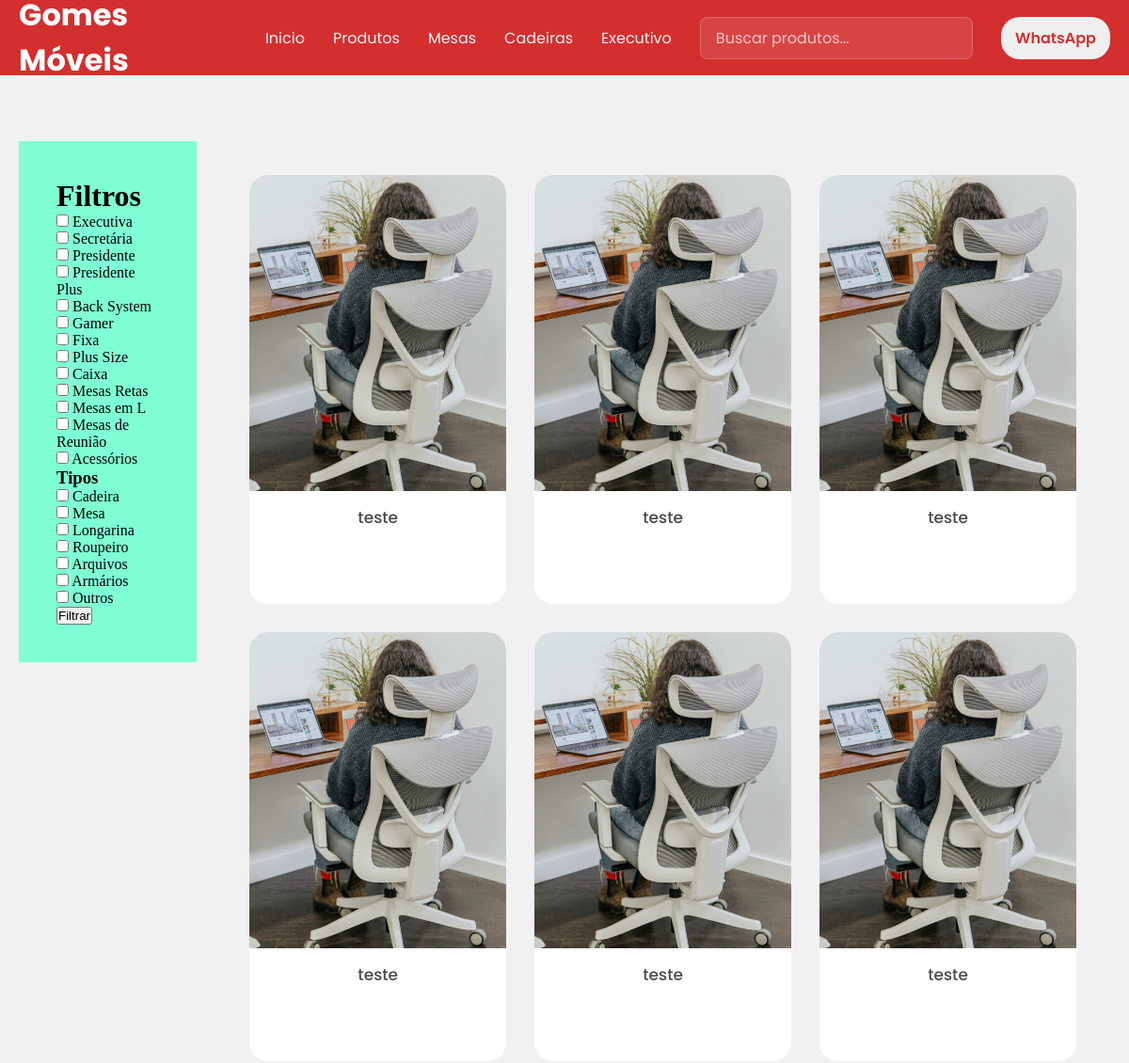
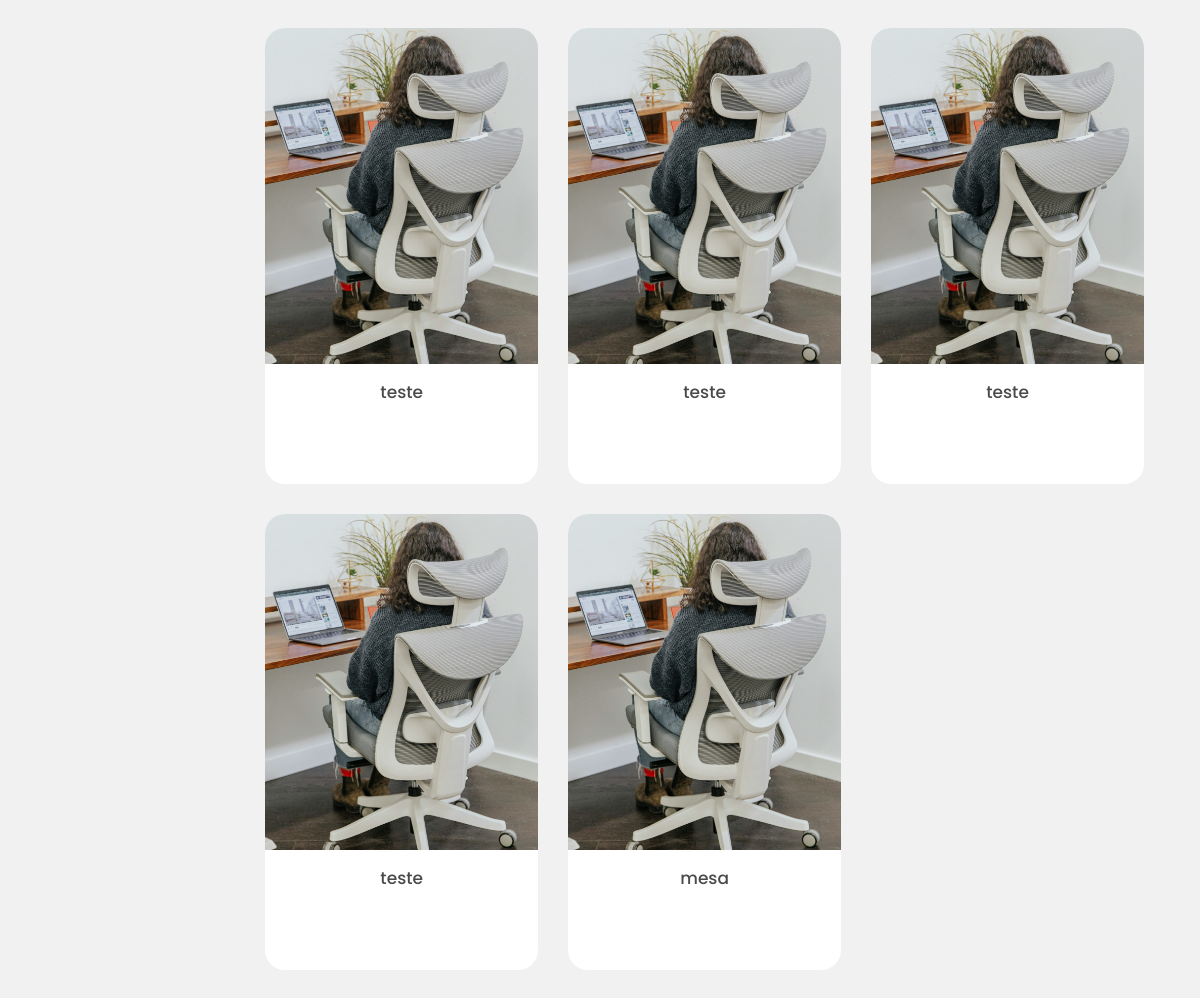
/produtos/, run on the app's committed database (2 pictures, top to bottom).
### core/models.py (models this page shows, shortened)
class Categoria(models.Model):
    nome = models.CharField(max_length=100)
    slug = models.SlugField(unique=True)

class Produto(models.Model):
    TIPOS = [
        ("cadeira","Cadeira"),
        ("mesa","Mesa"),
        ("longarina","Longarina"),
        ("roupeiro","Roupeiro"),
        ("arquivo","Arquivos"),
        ("armario","Armários"),
        ("outros", "Outros")
    ]
    nome = models.CharField(max_length=200)
    descricao = models.TextField()
    destaque = models.BooleanField(default=False)
    slug = models.SlugField(unique=True, blank=True)
    tipo = models.CharField(max_length=20, choices=TIPOS, default="outros")
    categoria = models.ForeignKey(
        Categoria,
        on_delete=models.CASCADE,
        related_name="produtos"
    )

class ProdutoImagem(models.Model):
    produto = models.ForeignKey(
        Produto,
        on_delete=models.CASCADE,
        related_name="imagens"
    )
    imagem = models.ImageField(upload_to="produtos/")

### core/views.py (the view)
# urls.py: path("produtos/",produtos, name="produtos"),
def produtos(request):
    lista_produtos = Produto.objects.all()
    categorias = Categoria.objects.all()
    tipo_produtos = Produto.TIPOS
    categorias_selecionadas = request.GET.getlist('categoria')
    if categorias_selecionadas:
        lista_produtos = lista_produtos.filter(
            categoria__slug__in=categorias_selecionadas
        )
    tipos_selecionados = request.GET.getlist('tipo')
    if tipos_selecionados:
        lista_produtos = lista_produtos.filter(
            tipo__in=tipos_selecionados
        )
    return render(request, "produtos.html", {
        "produtos": lista_produtos,
        "categorias": categorias,
        "tipos": tipo_produtos,
    })

### core/templates/produtos.html (shortened to what this page needs)
{% extends 'base.html' %}
{% load static %}
{% block css %}
<link rel="stylesheet" href="{% static 'css/produtos.css' %}">
{% endblock %}
{% block content %}
 <div class="container">
    <div class="filtro">
        <h1>Filtros</h1>
        <form method="get">
            <ul>
                {% for c in categorias%}
                <li>
                    <label>
                        <input type="checkbox" name="categoria" value="{{ c.slug }}"
                        {% if c.slug in request.GET.categoria %}checked{% endif %}>
                        {{ c.nome }}
                    </label>
                </li>
                {% endfor %}
            </ul>
            <h3>Tipos</h3>
            <ul>
                {% for value, label in tipos %}
                <li>
                    <label>
                        <input type="checkbox" name="tipo" value="{{ value }}"
                        {% if value in request.GET.tipo %}checked{% endif %}>
                        {{ label }}
                    </label>
                </li>
                {% endfor %}
            </ul>
            <button type="submit">Filtrar</button>
        </form>
    </div>
    <div class="container-itens">
        <div class="container-produtos">
            {% for p in produtos %}
            <a href="{% url 'produto' p.slug %}">
                <div class="img-container">
                    <img src="{{ p.imagens.first.imagem.url }}">
                </div>
                <div class="paragrafo-produto">
                    <p>{{ p.nome }}</p>
                </div>
            </a>
            {% endfor %}
        </div>
    </div>
</div>
{% endblock %}

### core/templates/base.html (shortened to what this page needs)
{% load static %}
<!DOCTYPE html>
<html>
<head>
    <link rel="stylesheet" href="https://cdnjs.cloudflare.com/ajax/libs/font-awesome/6.5.0/css/all.min.css">
    <link rel="stylesheet" href="{% static 'css/style.css' %}">
    <link rel="stylesheet" href="{% static 'css/header.css' %}">
    {% block css %}{% endblock %}
</head>
<body>
{% include 'header.html' %}
{% block content %}
{% endblock %}
</body>
</html>

### core/templates/header.html (shortened to what this page needs)
<header class="header">
    <div class="container-header">
        <div class="logo-header">
            <h1>Gomes Móveis</h1>
        </div>
        <ul class="menu-header">
            <li><a href="{% url 'inicio' %}">Inicio</a></li>
            <li><a href="{% url 'produtos' %}">Produtos</a></li>
            <li><a href="{% url 'produtos' %}?tipo=mesa">Mesas</a></li>
            <li><a href="{% url 'produtos' %}?tipo=cadeiras">Cadeiras</a></li>
            <li><a href="{% url 'produtos' %}?categoria=executiva">Executivo</a></li>
        </ul>
        <li class="li-busca-header">
            <input type="text"
            placeholder="Buscar produtos...">
        </li>
        <button class="btn-whatsapp-header">
            WhatsApp
        </button>
    </div>
</header>

### core/static/css/style.css (style rules this page uses)
* { margin: 0; padding: 0; box-sizing: border-box; }
body { min-height: 100vh; background-color: #f5f5f5; }

### core/static/css/header.css (style rules this page uses)
.header { width: 100%; height: 80px; background-color: #D32F2F; display: flex; position: sticky; top: 0; z-index: 1000; }
.container-header { width: 100%; display: flex; align-items: center; justify-content: center; gap: 30px; padding: 20px; }
.logo-header { font-family: "Poppins", sans-serif; font-weight: 700; color: white; }
.menu-header { display: flex; list-style:none; gap: 30px; }
.menu-header a { text-decoration:none; color: rgb(242, 242, 242); font-family: "Poppins", sans-serif; font-weight: 400; }
.li-busca-header { list-style: none; width: 300px; }
.li-busca-header input { width: 100%; height: 45px; padding: 8px 40px 8px 16px; border: 1px solid rgba(255,255,255,0.2); border-radius: 8px; outline: none; background: rgba(255,255,255,0.1); font-size: 16px; font-family: "Poppins", sans-serif; font-weight: 400; color: white; }
.li-busca-header input::placeholder { color: rgba(255,255,255,0.7); }
.btn-whatsapp-header { width: 120px; height: 45px; font-size: 16px; font-family: "Poppins", sans-serif; font-weight: 600; border: none; border-radius: 20px; color: #D32F2F; cursor: pointer; }

### core/static/css/produtos.css (style rules this page uses)
.container { width: 100%; padding: 20px; display: flex; align-items: flex-start; gap: 20px; background-color: #f1f1f1; }
.filtro { margin-top: 50px; padding: 40px; position: sticky; top: 100px; background-color: aquamarine; font-size: none; text-decoration: none; }
.filtro ul { list-style: none; padding-left: 0; }
.container-itens { margin-top: 50px; width: 100%; padding: 20px; }
.container-produtos { width: 100%; height: 100%; padding: 16px; gap: 30px; display: grid; grid-template-columns: repeat(3, minmax(100px, 370px)); justify-content: center; }
.container-produtos a { border-radius: 20px; transition: transform 0.5s ease; background-color: white; overflow: hidden; display: flex; flex-direction: column; text-decoration:none; transition: transform 0.5s ease; }
.img-container { width: 100%; height: 400px; overflow: hidden; }
.img-container img { width: 100%; height: 100%; object-fit: cover; display: block; cursor: pointer; transition: transform 0.5s ease; }
.paragrafo-produto { width: 100%; height: 30%; padding: 15px; display: flex; justify-content: center; }
.paragrafo-produto p { color: #4A4A4A; font-size: 17px; font-family: "Poppins", sans-serif; font-weight: 500; }

### data on the page
Categoria: nome "Executiva"
Categoria: nome "Secretária"
Categoria: nome "Presidente"
Categoria: nome "Presidente Plus"
Categoria: nome "Back System"
Categoria: nome "Gamer"
Categoria: nome "Fixa"
Categoria: nome "Plus Size"
Categoria: nome "Caixa"
Categoria: nome "Mesas Retas"
Categoria: nome "Mesas em L"
Categoria: nome "Mesas de Reunião"
Categoria: nome "Acessórios"
Produto: imagens.first.imagem (picture), nome "teste"
Produto: imagens.first.imagem (picture), nome "teste"
Produto: imagens.first.imagem (picture), nome "teste"
Produto: imagens.first.imagem (picture), nome "teste"
Produto: imagens.first.imagem (picture), nome "teste"
Produto: imagens.first.imagem (picture), nome "teste"
Produto: imagens.first.imagem (picture), nome "teste"
Produto: imagens.first.imagem (picture), nome "teste"
Produto: imagens.first.imagem (picture), nome "teste"
Produto: imagens.first.imagem (picture), nome "teste"
Produto: imagens.first.imagem (picture), nome "mesa"

### other printed values
{{ label }} "Cadeira" "Mesa" "Longarina" "Roupeiro" "Arquivos" "Armários" "Outros"
